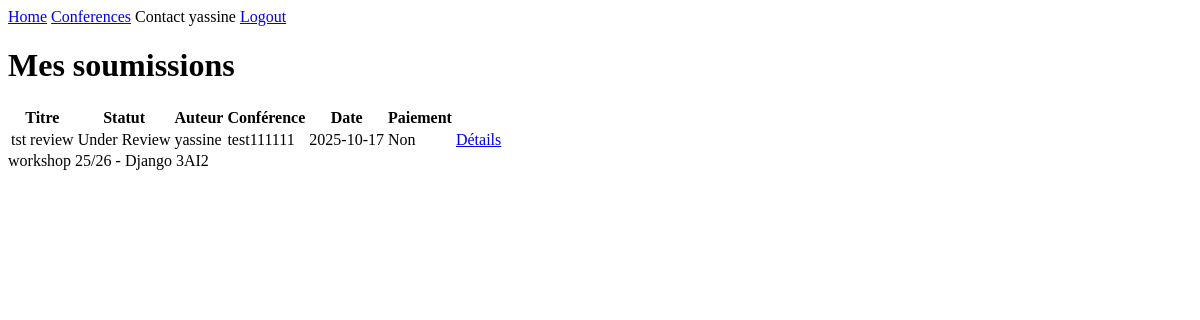
/conference/conferences/2/submissions/ (signed in), run on an earlier commit of the app's database.
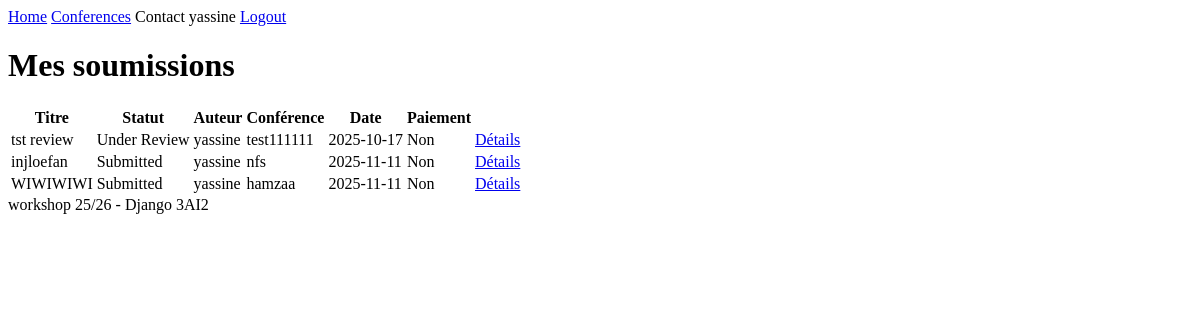
And on a later commit of the database.
### ConferenceApp/models.py (models this page shows, shortened)
class SUBMISSION(models.Model):
    submission_id = models.CharField(max_length=255,primary_key=True,unique=True,editable=False,default=generate_submission_id)
    title = models.CharField(max_length=255)
    abstract = models.TextField()
    keywords = models.TextField(validators=[validate_keywords])
    papers = models.FileField(upload_to='paper/',validators=[FileExtensionValidator(allowed_extensions=['pdf'])])
    STATUS =[
        ('submitted','submitted'),
        ('under review', 'under review'),
        ('accepted', 'accepted'),
        ('rejected', 'rejected')
    ]
    status = models.CharField(max_length=50,choices=STATUS)
    payed = models.BooleanField(default=False)
    submission_date= models.DateField(auto_now=True)
    created_at = models.DateTimeField(auto_now_add=True)
    updated_at = models.DateTimeField(auto_now=True)
    user = models.ForeignKey('UserApp.USER',on_delete=models.CASCADE,related_name='submissions')
    conference = models.ForeignKey(CONFERENCE,on_delete=models.CASCADE,related_name='submissions')

class CONFERENCE(models.Model):
    conference_id = models.AutoField(primary_key=True)
    name = models.CharField(max_length=255)
    description = models.TextField(validators=[MaxLengthValidator(30, "Description must be at most 30 characters long.")])
    Theme_list = [
        ('CSAI', 'Computer Science & Artificial Intelligence'),
        ('SE', 'Science & Engineering'),
        ('SSE', 'Social Sciences & Education'),
        ('IT', 'Interdisciplinary Themes'),
    ]
    Theme = models.CharField(max_length=225,choices=Theme_list)
    location = models.CharField(max_length=255)
    start_date = models.DateField()
    end_date = models.DateField()
    created_at = models.DateTimeField(auto_now_add=True)
    updated_at = models.DateTimeField(auto_now=True)
    def __str__(self):
        return self.name

### UserApp/models.py (models this page shows, shortened)
class USER(AbstractUser):
    user_id = models.CharField(max_length=8,primary_key=True,editable=False,unique=True)
    first_name = models.CharField(max_length=255,validators=[name_validator])
    last_name = models.CharField(max_length=255,validators=[name_validator])
    affiliation = models.CharField(max_length=255)
    ROLE = [
        ("participant", "participant"),
        ("comitee","organizing comitee member")
    ]
    role = models.CharField(max_length=255,choices= ROLE,default="participant")
    email = models.EmailField(unique=True,validators=[verify_email])
    nationality = models.CharField(max_length=255)
    created_at = models.DateTimeField(auto_now_add=True)
    updated_at = models.DateTimeField(auto_now=True)

### ConferenceApp/views.py (the view)
class SubmissionListView(LoginRequiredMixin, ListView):
    model = SUBMISSION
    template_name = "submission/liste.html"
    context_object_name = "liste"
    def get_queryset(self):
        qs = (SUBMISSION.objects
              .select_related("conference", "user")
              .filter(user=self.request.user))
        conf_id = self.request.GET.get("conference")
        if conf_id:
            qs = qs.filter(conference_id=conf_id)
        return qs

### templates/submission/liste.html
{% extends "base.html" %}
{% block content %}
<h1>Mes soumissions</h1>
<table>
  <thead>
    <tr>
      <th>Titre</th>
      <th>Statut</th>
      <th>Auteur</th>
      <th>Conférence</th>
      <th>Date</th>
      <th>Paiement</th>
      <th></th>
    </tr>
  </thead>
  <tbody>
    {% for s in liste %}
      <tr>
        <td>{{ s.title }}</td>
        <td>{{ s.status|title }}</td>
        <td>{{ s.user.get_full_name|default:s.user.username }}</td>
        <td>{{ s.conference }}</td>
        <td>{{ s.submission_date|date:"Y-m-d" }}</td>
        <td>{{ s.payed|yesno:"Payé,Non" }}</td>
<td><a href="{% url 'submission_detail' s.pk %}">Détails</a></td>
      </tr>
    {% empty %}
      <tr><td colspan="7">Aucune soumission pour cette conférence.</td></tr>
    {% endfor %}
  </tbody>
</table>
{% endblock %}

What changed in the data, as far as the page shows it:
added SUBMISSION: title "injloefan", status "Submitted", user.get_full_name "yassine", conference "nfs", submission_date "2025-11-11", payed "Non"
added SUBMISSION: title "WIWIWIWI", status "Submitted", user.get_full_name "yassine", conference "hamzaa", submission_date "2025-11-11", payed "Non"
